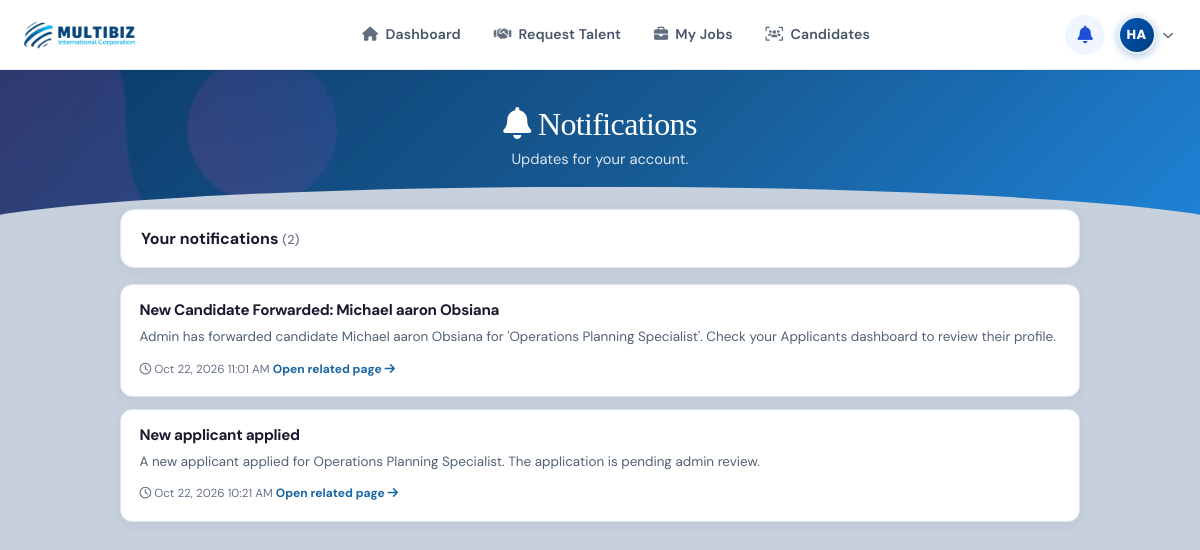
Before: /employer/notifications/ (signed in) with the older database file.
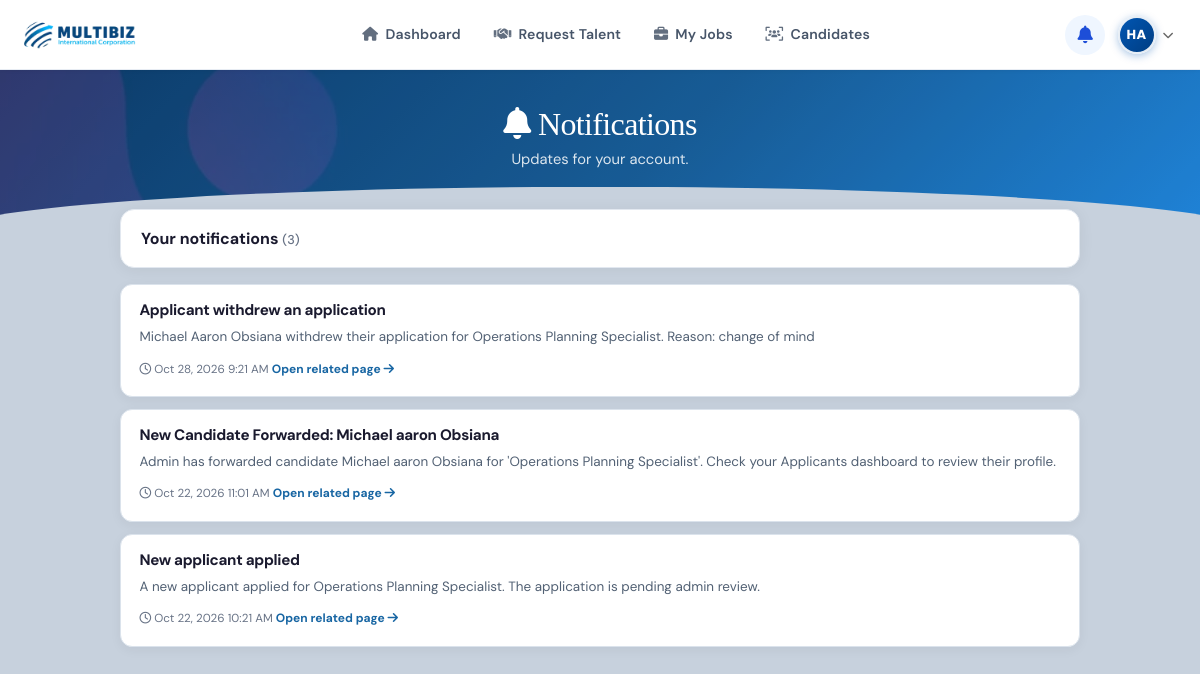
After: the same page with the newer database file.
### app/models.py (models this page shows)
class Notification(models.Model):
    TYPE_CHOICES = [
        ('application', 'Application'),
        ('recommendation', 'Recommendation'),
        ('system', 'System'),
        ('job_update', 'Job Update'),
    ]
    notification_id = models.AutoField(primary_key=True)
    user = models.ForeignKey(User, on_delete=models.CASCADE, db_column='user_id', related_name='notifications')
    title = models.CharField(max_length=255)
    message = models.TextField(null=True, blank=True)
    type = models.CharField(max_length=30, choices=TYPE_CHOICES, default='system')
    is_read = models.BooleanField(default=False)
    created_at = models.DateTimeField(default=timezone.now)
    class Meta:
        db_table = 'notifications'
        indexes = [
            models.Index(fields=['user', 'is_read'], name='notif_user_read_idx'),
        ]

### app/views/views_employer.py (the view, shortened to what this page needs)
# urls.py: re_path(r'^(?:frontend/)?(?:applicant/)?[Nn]otifications(?:\.php|/)?$', views_applicant.notifications_view),
@require_role('employer')
def notifications_view(request):
    employer_user_id = getCurrentUserId(request)
    Notification.objects.filter(
        user_id=employer_user_id,
        is_read=False,
    ).update(is_read=True)
    notifications = Notification.objects.filter(
        user_id=employer_user_id,
    ).order_by('-created_at', '-notification_id')[:100]
    context = {
        'page_title': 'Notifications - MultiBiz',
        'current_page': 'notifications.php',
        'notifications': notifications,
        'unread_notification_count': Notification.objects.filter(
            user_id=employer_user_id,
            is_read=False,
        ).count(),
    }
    return render(request, 'admin/notifications.html', context)

### app/auth_utils.py (called while the page is built)
def isLoggedIn(request) -> bool:
    return bool(request.session.get('user_id'))

def getUserRole(request) -> str:
    role = request.session.get('role')
    return str(role).lower().strip() if role else ''

def hasRole(request, role: str) -> bool:
    return isLoggedIn(request) and getUserRole(request) == str(role).lower().strip()

def getCurrentUserId(request):
    return request.session.get('user_id')

def require_role(role: str):
    def decorator(view_func):
        @wraps(view_func)
        def _wrapped(request, *args, **kwargs):
            if not isLoggedIn(request):
                return redirect('/loginregister.php?error=login_required')
            if not hasRole(request, role):
                return redirect('/loginregister.php?error=unauthorized')
            response = view_func(request, *args, **kwargs)
            if isinstance(response, HttpResponseRedirect):
                return response
            response['Cache-Control'] = 'no-store, no-cache, must-revalidate, max-age=0'
            response['Pragma'] = 'no-cache'
            response['Expires'] = 'Sat, 01 Jan 2000 00:00:00 GMT'
            return response
        return _wrapped
    return decorator

### app/request_utils.py (called while the page is built)
def is_public_page_view(view_func):
    return (
        getattr(view_func, '__module__', '') == 'app.views.views_public'
        and getattr(view_func, '__name__', '') in PUBLIC_PAGE_VIEW_NAMES
    )

### app/services/dashboard_counts.py (called while the page is built)
def get_unread_message_count(user_id):
    if not user_id:
        return 0
    cache_key = f'unread_msgs_{user_id}'
    unread_count = cache.get(cache_key)
    if unread_count is None:
        unread_count = Message.objects.filter(
            receiver_id=user_id,
            is_read=False,
        ).count()
        cache.set(cache_key, unread_count, UNREAD_MESSAGE_COUNT_TTL_SECONDS)
    return unread_count

def get_unread_notification_count(user_id):
    if not user_id:
        return 0
    cache_key = f'unread_notifications_{user_id}'
    unread_count = cache.get(cache_key)
    if unread_count is None:
        unread_count = Notification.objects.filter(
            user_id=user_id,
            is_read=False,
        ).count()
        cache.set(cache_key, unread_count, UNREAD_NOTIFICATION_COUNT_TTL_SECONDS)
    return unread_count

### templates/admin/notifications.html (shortened to what this page needs)
{% include 'includes/header.html' %}
<main class="notifications-page">
    <header class="notifications-hero">
        <div class="notifications-hero-inner">
            <h1><i class="fas fa-bell" aria-hidden="true"></i> Notifications</h1>
            <p>Updates for your account.</p>
        </div>
    </header>
    <div class="notifications-shell">
        <section class="notifications-toolbar" aria-label="Notification actions">
            <p class="notifications-count">
                Your notifications
                <span>({{ notifications|length }})</span>
            </p>
        </section>
        <section class="notifications-list" aria-label="Your notifications">
            {% for notification in notifications %}
                <article class="notification-card{% if not notification.is_read %} unread{% endif %}">
                    <div class="notification-copy">
                        <a class="notification-open-link" href="{% if current_role == 'employer' %}{% if notification.type == 'application' %}/employer/candidates.php{% elif notification.type == 'job_update' %}/employer/jobs.php{% else %}/employer/dashboard.php{% endif %}{% elif notification.type == 'application' %}/admin/candidates.php{% elif notification.type == 'job_update' %}/admin/jobs.php{% else %}/admin/dashboard.php{% endif %}">
                            <h2 class="notification-title">
                                {{ notification.title }}
                            </h2>
                            {% if notification.message %}
                                <p class="notification-message">{{ notification.message }}</p>
                            {% endif %}
                            <time class="notification-date" datetime="{{ notification.created_at|date:'c' }}">
                                <i class="far fa-clock" aria-hidden="true"></i>
                                {{ notification.created_at|date:"M d, Y g:i A" }}
                            </time>
                            <span class="notification-open-hint">Open related page <i class="fas fa-arrow-right" aria-hidden="true"></i></span>
                        </a>
                    </div>
                </article>
            {% empty %}
                <div class="notifications-empty">
                    <i class="far fa-bell-slash" aria-hidden="true"></i>
                    <p>You don't have any notifications yet.</p>
                </div>
            {% endfor %}
        </section>
    </div>
</main>

### templates/includes/header.html (shortened to what this page needs)
<!DOCTYPE html>
<html lang="en">
<head>
    <link rel="preload" href="https://cdnjs.cloudflare.com/ajax/libs/font-awesome/6.4.0/css/all.min.css" as="style" onload="this.onload=null;this.rel='stylesheet'">
    <link rel="preload" href="https://cdn.jsdelivr.net/npm/bootstrap@5.3.3/dist/css/bootstrap.min.css" as="style" onload="this.onload=null;this.rel='stylesheet'">
    <link rel="stylesheet" href="/static/css/typography.css">
</head>
<body{% if current_role == 'admin' %} class="admin-theme"{% endif %}>
    <nav class="navbar">
        <a href="/{{ current_role }}/dashboard.php" class="navbar-brand">
            <picture>
                <source srcset="/static/images/mbLogo.webp" type="image/webp">
                <img src="/static/images/mbLogo.png" alt="MULTIBIZ INTERNATIONAL CORPORATION" width="150" height="40" style="height:40px;width:auto;margin-right:10px;" loading="eager">
            </picture>
        </a>
        <div class="navbar-menu" id="navbarMenu">
            {% if is_logged_in %}
                {% if current_role == 'applicant' %}
                    <a href="/applicant/dashboard.php" class="{% if current_page == 'dashboard.php' %}active{% endif %}">
                        <i class="fas fa-home"></i> <span>Dashboard</span>
                    </a>
                    <a href="/applicant/jobs.php" class="{% if current_page == 'jobs.php' %}active{% endif %}">
                        <i class="fas fa-search"></i> <span>Browse Jobs</span>
                    </a>
                    <a href="/applicant/applications.php" class="{% if current_page == 'applications.php' %}active{% endif %}">
                        <i class="fas fa-file-alt"></i> <span>Applications</span>
                    </a>
                {% elif current_role == 'employer' %}
                    <a href="/employer/dashboard.php" class="{% if current_page == 'dashboard.php' %}active{% endif %}">
                        <i class="fas fa-home"></i> <span>Dashboard</span>
                    </a>
                    <a href="/employer/request_talent.php" class="{% if current_page == 'request_talent.php' %}active{% endif %}">
                        <i class="fas fa-handshake"></i> <span>Request Talent</span>
                    </a>
                    <a href="/employer/jobs.php" class="{% if current_page == 'jobs.php' %}active{% endif %}">
                        <i class="fas fa-briefcase"></i> <span>My Jobs</span>
                    </a>
                    <a href="/employer/candidates.php" class="{% if current_page == 'candidates.php' %}active{% endif %}">
                        <i class="fas fa-users-viewfinder"></i> <span>Candidates</span>
                    </a>
                {% else %}
                    <a href="/{{ current_role }}/dashboard.php" class="{% if current_page == 'dashboard.php' %}active{% endif %}">
                        <i class="fas fa-home"></i> <span>Dashboard</span>
                    </a>
                {% endif %}
            {% endif %}
        </div>
        <div class="navbar-account-actions">
            {% if current_role == 'applicant' %}
                <a href="/applicant/notifications/" class="applicant-notification-link{% if current_page == 'notifications.php' %} active{% endif %}" aria-label="Notifications{% if unread_notification_count %}, {{ unread_notification_count }} unread{% endif %}" title="Notifications">
                    <i class="fas fa-bell" aria-hidden="true"></i>
                    {% if unread_notification_count > 0 %}
                        <span class="applicant-notification-badge">
                            {% if unread_notification_count > 99 %}99+{% else %}{{ unread_notification_count }}{% endif %}
                        </span>
                    {% endif %}
                </a>
            {% elif current_role == 'employer' %}
                <a href="/employer/notifications/" class="applicant-notification-link{% if current_page == 'notifications.php' %} active{% endif %}" aria-label="Notifications" title="Notifications">
                    <i class="fas fa-bell" aria-hidden="true"></i>
                </a>
            {% endif %}
        <div class="ud-wrapper" id="udWrapper">
            <button class="ud-trigger" id="udTrigger" aria-haspopup="true" aria-expanded="false">
                <span class="ud-avatar" id="udAvatar">
                    {% if profile_pic %}
                        <img src="{% if profile_pic|slice:':4' == 'http' %}{{ profile_pic }}{% else %}/{{ profile_pic }}{% endif %}" alt="Profile">
                    {% else %}
                        {{ avatar_initials }}
                    {% endif %}
                </span>
                <i class="fas fa-chevron-down ud-caret" id="udCaret"></i>
            </button>
        </div>
        </div>
    </nav>

### static/css/typography.css (style rules this page uses)
:root { --font-primary: 'DM Sans', -apple-system, BlinkMacSystemFont, 'Segoe UI', Roboto, sans-serif; --font-body: var(--font-primary); --font-sans: var(--font-primary); --font-display: 'Playfair Display', Georgia, Cambria, 'Times New Roman', serif; --font-serif: var(--font-display); --font-brand: 'Poppins', 'DM Sans', sans-serif; --font-mono: 'JetBrains Mono', 'SFMono-Regular', Menlo, Monaco, Consolas, monospace; --text-2xs: 0.68rem; --text-xs: 0.75rem; --text-sm: 0.85rem; --text-base: 0.95rem; --text-md: 1.05rem; --text-lg: 1.15rem; --text-xl: 1.35rem; --text-2xl: 1.75rem; --text-3xl: 2.25rem; --text-4xl: clamp(2.4rem, 5vw, 3.8rem); --weight-light: 300; --weight-regular: 400; --weight-medium: 500; --weight-semibold: 600; --weight-bold: 700; --weight-extrabold: 800; --tracking-tighter: -0.035em; --tracking-tight: -0.02em; --tracking-normal: 0; --tracking-wide: 0.015em; --tracking-wider: 0.03em; --tracking-caps: 0.06em; --leading-none: 1.0; --leading-tight: 1.15; --leading-snug: 1.3; --leading-normal: 1.6; --leading-relaxed: 1.75; }
html, body { font-family: var(--font-primary); font-size: 16px; font-weight: var(--weight-regular); line-height: var(--leading-normal); color: #334155; text-rendering: optimizeLegibility; -webkit-font-smoothing: antialiased; -moz-osx-font-smoothing: grayscale; }
h1, .h1, .text-h1 { font-family: var(--font-primary); font-size: var(--text-3xl); font-weight: var(--weight-extrabold); line-height: var(--leading-tight); letter-spacing: var(--tracking-tight); color: #0f172a; }
h2, .h2, .text-h2 { font-family: var(--font-primary); font-size: var(--text-2xl); font-weight: var(--weight-bold); line-height: var(--leading-snug); letter-spacing: var(--tracking-tight); color: #0f172a; }
p, .text-body { font-family: var(--font-primary); font-size: var(--text-base); font-weight: var(--weight-regular); line-height: var(--leading-normal); color: #334155; margin-bottom: 1rem; }
.navbar-brand, .brand-logo-text { font-family: var(--font-brand); font-weight: var(--weight-extrabold); letter-spacing: var(--tracking-tight); }
.navbar-menu a, .nav-link, .nav-item { font-family: var(--font-primary); font-size: 0.88rem; font-weight: var(--weight-semibold); letter-spacing: 0.01em; line-height: var(--leading-none); }
button, .btn, .btn-custom, a.btn, input[type="submit"], input[type="button"] { font-family: var(--font-brand); font-size: 0.88rem; font-weight: var(--weight-bold); letter-spacing: var(--tracking-wide); line-height: var(--leading-none); }

Changed rows visible on the page:
added Notification: title "Applicant withdrew an application", message "Michael Aaron Obsiana withdrew their application for Operations Planning Specialist. Reason: change of mind", created_at "Oct 28, 2026 9:21 AM"
Other visible differences:
{{ notifications|length }}: "2" → "3"
